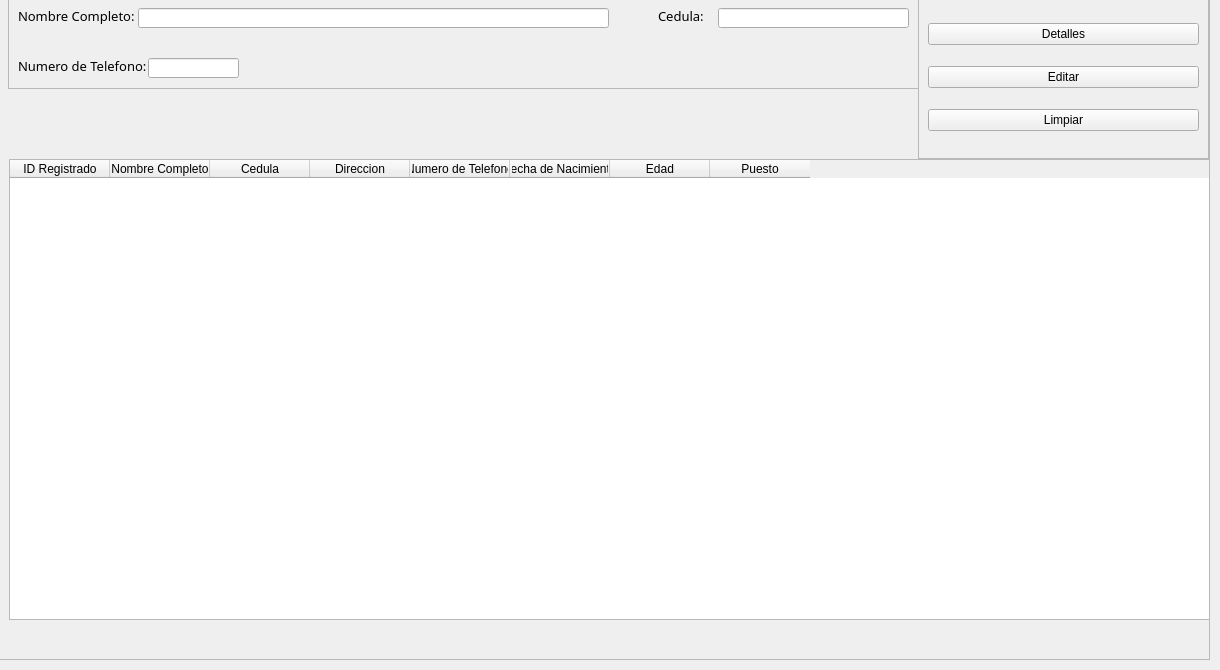
    <widget class="QWidget" name="search_staff_widget">
     <attribute name="title">
      <string>Buscar Personal</string>
     </attribute>
     <widget class="QFrame" name="frame_search_staff">
      <property name="geometry">
       <rect>
        <x>-1</x>
        <y>-1</y>
        <width>1211</width>
        <height>661</height>
       </rect>
      </property>
      <property name="frameShape">
       <enum>QFrame::StyledPanel</enum>
      </property>
      <property name="frameShadow">
       <enum>QFrame::Raised</enum>
      </property>
      <widget class="QTableWidget" name="tablew_show_staff_registered_search_staff">
       <property name="enabled">
        <bool>true</bool>
       </property>
       <property name="geometry">
        <rect>
         <x>10</x>
         <y>160</y>
         <width>1201</width>
         <height>461</height>
        </rect>
       </property>
       <property name="editTriggers">
        <set>QAbstractItemView::SelectedClicked</set>
       </property>
       <property name="alternatingRowColors">
        <bool>false</bool>
       </property>
       <property name="sortingEnabled">
        <bool>false</bool>
       </property>
       <attribute name="verticalHeaderShowSortIndicator" stdset="0">
        <bool>false</bool>
       </attribute>
       <column>
        <property name="text">
         <string>ID Registrado</string>
        </property>
       </column>
       <column>
        <property name="text">
         <string>Nombre Completo</string>
        </property>
       </column>
       <column>
        <property name="text">
         <string>Cedula</string>
        </property>
       </column>
       <column>
        <property name="text">
         <string>Direccion</string>
        </property>
       </column>
       <column>
        <property name="text">
         <string>Numero de Telefono</string>
        </property>
       </column>
       <column>
        <property name="text">
         <string>Fecha de Nacimiento</string>
        </property>
       </column>
       <column>
        <property name="text">
         <string>Edad</string>
        </property>
       </column>
       <column>
        <property name="text">
         <string>Puesto</string>
        </property>
       </column>
      </widget>
      <widget class="QFrame" name="frame_details_search_staff">
       <property name="geometry">
        <rect>
         <x>9</x>
         <y>-1</y>
         <width>911</width>
         <height>91</height>
        </rect>
       </property>
       <property name="font">
        <font>
         <family>Microsoft JhengHei</family>
         <pointsize>10</pointsize>
        </font>
       </property>
       <property name="frameShape">
        <enum>QFrame::StyledPanel</enum>
       </property>
       <property name="frameShadow">
        <enum>QFrame::Raised</enum>
       </property>
       <widget class="QLabel" name="label_full_name_search_staff">
        <property name="geometry">
         <rect>
          <x>10</x>
          <y>10</y>
          <width>121</width>
          <height>16</height>
         </rect>
        </property>
        <property name="text">
         <string>Nombre Completo:</string>
        </property>
       </widget>
       <widget class="QLabel" name="label_document_id_search_staff">
        <property name="geometry">
         <rect>
          <x>650</x>
          <y>10</y>
          <width>51</width>
          <height>16</height>
         </rect>
        </property>
        <property name="text">
         <string>Cedula:</string>
        </property>
       </widget>
       <widget class="QLabel" name="label_phone_number_search_staff">
        <property name="geometry">
         <rect>
          <x>10</x>
          <y>60</y>
          <width>131</width>
          <height>16</height>
         </rect>
        </property>
        <property name="text">
         <string>Numero de Telefono:</string>
        </property>
       </widget>
       <widget class="QLineEdit" name="line_input_full_name_search_staff">
        <property name="geometry">
         <rect>
          <x>130</x>
          <y>10</y>
          <width>471</width>
          <height>20</height>
         </rect>
        </property>
       </widget>
       <widget class="QLineEdit" name="line_input_document_id_search_staff">
        <property name="geometry">
         <rect>
          <x>710</x>
          <y>10</y>
          <width>191</width>
          <height>20</height>
         </rect>
        </property>
       </widget>
       <widget class="QLineEdit" name="line_input_phone_number_search_staff">
        <property name="geometry">
         <rect>
          <x>140</x>
          <y>60</y>
          <width>91</width>
          <height>20</height>
         </rect>
        </property>
        <property name="text">
         <string/>
        </property>
       </widget>
      </widget>
      <widget class="QFrame" name="frame_buttons_actions_search_staff">
       <property name="geometry">
        <rect>
         <x>919</x>
         <y>-1</y>
         <width>291</width>
         <height>161</height>
        </rect>
       </property>
       <property name="frameShape">
        <enum>QFrame::StyledPanel</enum>
       </property>
       <property name="frameShadow">
        <enum>QFrame::Raised</enum>
       </property>
       <layout class="QVBoxLayout" name="verticalLayout_4">
        <item>
         <widget class="QPushButton" name="button_show_deailts_qtable_selected_search_staff">
          <property name="text">
           <string>Detalles</string>
          </property>
         </widget>
        </item>
        <item>
         <widget class="QPushButton" name="button_edit_selected_staff_search_staff">
          <property name="text">
           <string>Editar</string>
          </property>
         </widget>
        </item>
        <item>
         <widget class="QPushButton" name="button_clear_information_search_staff">
          <property name="text">
           <string>Limpiar</string>
          </property>
         </widget>
        </item>
       </layout>
      </widget>
     </widget>
    </widget>
